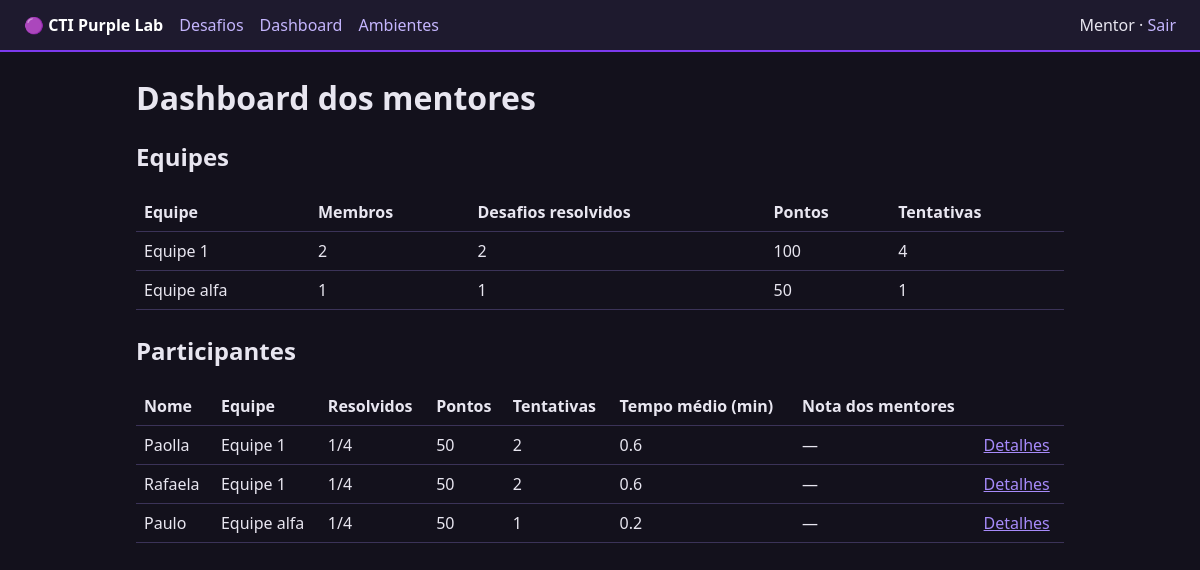
The app's page /dashboard (signed in) with its own data.
### tables this page shows
CREATE TABLE users(id INTEGER PRIMARY KEY, name TEXT, email TEXT UNIQUE, password TEXT, role TEXT DEFAULT 'participante', team TEXT);

### app.py (the view)
@app.route("/dashboard")
@mentor_required
def dashboard():
    rows = stats()
    teams = {}
    for r in rows:
        t = teams.setdefault(r["team"], dict(team=r["team"], members=0, solved=0, points=0, attempts=0))
        t["members"] += 1
        for k in ("solved", "points", "attempts"):
            t[k] += r[k]
    total = db().execute("SELECT COUNT(*) FROM challenges").fetchone()[0]
    return render_template("dashboard.html", rows=rows, teams=sorted(teams.values(), key=lambda t: -t["points"]), total=total)

### app.py (called while the page is built)
def db():
    if "db" not in g:
        g.db = sqlite3.connect(DB)
        g.db.row_factory = sqlite3.Row
    return g.db

def login_required(f):
    @wraps(f)
    def w(*a, **k):
        if "user_id" not in session:
            return redirect("/login")
        return f(*a, **k)
    return w

def mentor_required(f):
    @wraps(f)
    @login_required
    def w(*a, **k):
        if session.get("role") != "mentor":
            abort(403)
        return f(*a, **k)
    return w

### templates/dashboard.html
{% extends "base.html" %}{% block content %}
<h1>Dashboard dos mentores</h1>
<h2>Equipes</h2>
<table><tr><th>Equipe</th><th>Membros</th><th>Desafios resolvidos</th><th>Pontos</th><th>Tentativas</th></tr>
{% for t in teams %}<tr><td>{{ t.team }}</td><td>{{ t.members }}</td><td>{{ t.solved }}</td><td>{{ t.points }}</td><td>{{ t.attempts }}</td></tr>
{% else %}<tr><td colspan="5">Nenhuma equipe ainda.</td></tr>{% endfor %}</table>
<h2>Participantes</h2>
<table><tr><th>Nome</th><th>Equipe</th><th>Resolvidos</th><th>Pontos</th><th>Tentativas</th><th>Tempo médio (min)</th><th>Nota dos mentores</th><th></th></tr>
{% for r in rows %}<tr><td>{{ r.name }}</td><td>{{ r.team }}</td><td>{{ r.solved }}/{{ total }}</td><td>{{ r.points }}</td><td>{{ r.attempts }}</td>
<td>{{ r.avg_min if r.avg_min is not none else '—' }}</td><td>{{ r.rating if r.rating else '—' }}</td><td><a href="/participante/{{ r.id }}">Detalhes</a></td></tr>
{% else %}<tr><td colspan="8">Nenhum participante ainda.</td></tr>{% endfor %}</table>{% endblock %}

### static/style.css (style rules this page uses)
* { box-sizing:border-box }
body { margin:0;font-family:system-ui,sans-serif;background:#13111c;color:#e8e6f0 }
a { color:#a78bfa }
table { width:100%;border-collapse:collapse;margin-bottom:24px }
th,td { padding:8px;border-bottom:1px solid #3b3358;text-align:left }

### records on screen
users: team "Equipe 1", members "2", solved "2", points "100", attempts "4", name "Paolla", solved "1", total "4", points "50", attempts "2", avg_min "0.6", rating "—"
users: team "Equipe alfa", members "1", solved "1", points "50", attempts "1", name "Paulo", id "4", avg_min "0.2", rating "—"
users: name "Rafaela", team "Equipe 1", solved "1", total "4", points "50", attempts "2", avg_min "0.6", rating "—"

### other values on screen
{{ session.name }} "Mentor"
